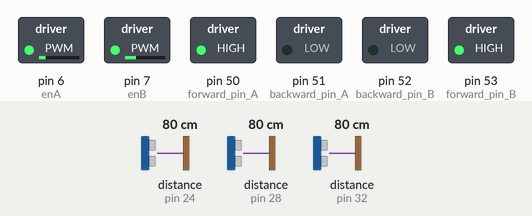
A sketch run on a simulated Arduino Mega 2560, built with avr-gcc and run on an emulated ATmega2560. Parts: switched loads named in the sketch (green lamp = pin HIGH). Dashed ring = blinking. The inputs (shaded band) are chosen by the test bench; at power-on: distance to the obstacle (sensors on pin 24, pin 28, pin 32) 80 cm. The echo pulse lasts 58.3 µs per cm.

Above: at 1.2 s.
1.3 s: distance to the obstacle (sensor on pin 24) set to 12 cm
2.8 s: distance to the obstacle (sensor on pin 24) set to 9 cm
At 3.9 s:
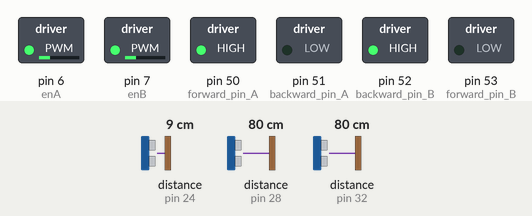
5.8 s: distance to the obstacle (sensor on pin 28) set to 2 cm
At 6.0 s:
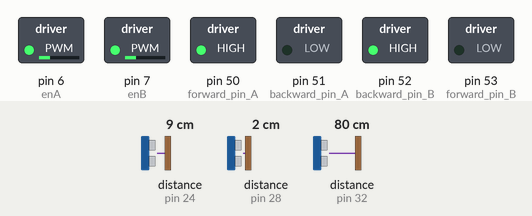
8.8 s: distance to the obstacle (sensor on pin 32) set to 2 cm
At 9.99 s:
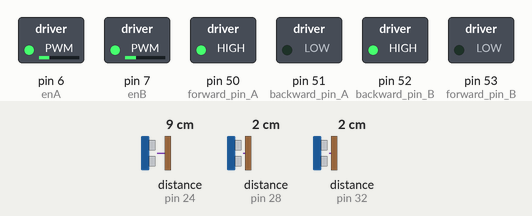
11.8 s: distance to the obstacle (sensor on pin 28) set to 4 cm
14.8 s: distance to the obstacle (sensor on pin 32) set to 18 cm
Timing chart, 0 to 17.8 s (numbered marks = the images above; inputs shaded):
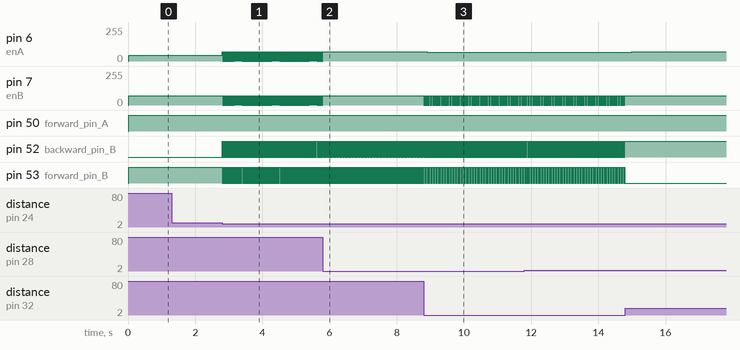

The sketch:

Wall_Following_with_PID_Controller.ino
```cpp
#include <HCSR04.h>

#define left_front_trig 26
#define left_front_echo 28
#define left_back_trig 30
#define left_back_echo 32
#define right_front_trig 34
#define right_front_echo 36
#define right_back_trig 38
#define right_back_echo 40
#define front_trig 22
#define front_echo 24

#define forward_pin_A  50
#define backward_pin_A 51
#define enA 6
#define forward_pin_B 53
#define backward_pin_B 52
#define enB 7

int d_reference = 4 ;

int  basespeed=56;
int previouserror=0;

int LMV;
int RMV;

float Kp=1.2;
float Kd=0.08;
float Ki=0.01;
float control_signal;

float d_left_front;
float d_left_back;
float d_right_front;
float d_right_back;
float d_front;

void setup()
{
  //Do nothing
}

void loop()
{
  leftwallfollowing();
}


void leftwallfollowing()
{
  HCSR04 hc_front(front_trig, front_echo);
  d_front=hc_front.dist();
  if ((d_front==0.00) || (d_front>60))
  {
    d_front=60;
  }

  if (d_front<=10)
  {
    motor_control(1,70);
    motor_control(2,-70);
    delay(15);
    motor_control(1,70);
    motor_control(2,70);
    delay(3);
    motor_control(1,0);
    motor_control(2,0);
  }

  HCSR04 hc_left_back(left_back_trig, left_back_echo);
  d_left_back=hc_left_back.dist();
  if ((d_left_back==0.00) || (d_left_back>60))
  {
    d_left_back=60;
  }

  if (d_left_back<=10)
  {
    motor_control(1,70);
    motor_control(2,0);
    delay(15);
    motor_control(1,0);
    motor_control(2,0);
  }


  HCSR04 hc_left_front(left_front_trig, left_front_echo);
  d_left_front=hc_left_front.dist();
  if ((d_left_front==0.00) || (d_left_front>80))
  {
    d_left_front=80;
  }


  float error=0.3*(d_reference-d_left_front);
  float delta=error-previouserror;

  previouserror=error;

  control_signal=(Kp*error+Kd*delta)/2;

  LMV=basespeed+control_signal;
  RMV=basespeed-control_signal;

  if ((d_left_front>=80) && (d_left_back>=80))
  {
    LMV=basespeed;
    RMV=basespeed;
  }

  motor_control(1,LMV);
  motor_control(2,RMV);

}


void motor_control(int M_name , int value)
{
  pinMode(forward_pin_A,OUTPUT);pinMode(backward_pin_A,OUTPUT);pinMode(enA,OUTPUT);
  pinMode(forward_pin_B,OUTPUT);pinMode(backward_pin_B,OUTPUT);pinMode(enB,OUTPUT);
  if (M_name == 1)
  {
    if (value >=0){digitalWrite(backward_pin_A , LOW);digitalWrite(forward_pin_A , HIGH); analogWrite(enA , value);}
    else{digitalWrite(backward_pin_A , HIGH);digitalWrite(forward_pin_A , LOW);analogWrite(enA , -value);}
  }
  else if (M_name == 2)
  {
    if (value >=0){digitalWrite(backward_pin_B , LOW);digitalWrite(forward_pin_B , HIGH);analogWrite(enB , value);}
    else{digitalWrite(backward_pin_B , HIGH);digitalWrite(forward_pin_B , LOW);analogWrite(enB , -value);}
  }
}
```

Measured:
- the behaviour switches between 11 and 10 cm on distance to the obstacle (sensor on pin 24) (found by bisection; images 0 and 1)
- after the input at 2.8 s, pin 6 (enA), pin 7 (enB): alternates 70/255 for 0.02 s and 0/255 for 0.01 s, starting at once; pin 52 (backward_pin_B), pin 53 (forward_pin_B): alternates HIGH for 0.02 s and LOW for 0.02 s, starting at once
- after the input at 5.8 s, pin 6 (enA), pin 7 (enB): stops changing and stays 70/255
- after the input at 8.8 s, pin 6 (enA): 70/255 → 64/255 after 0.10 s; pin 7 (enB): alternates 70/255 for 0.02 s and 0/255 for 0.02 s, starting at once; pin 52 (backward_pin_B), pin 53 (forward_pin_B): alternates HIGH for 0.02 s and LOW for 0.02 s, starting after 0.14 s
